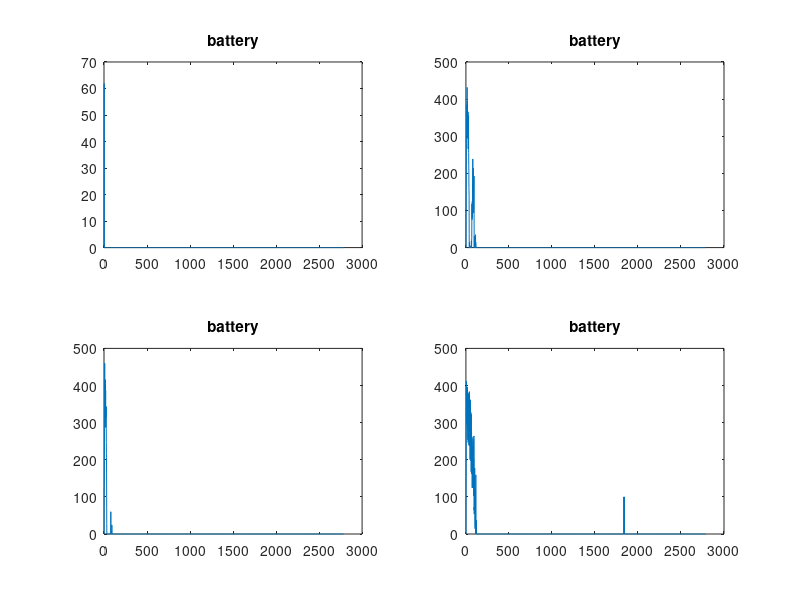
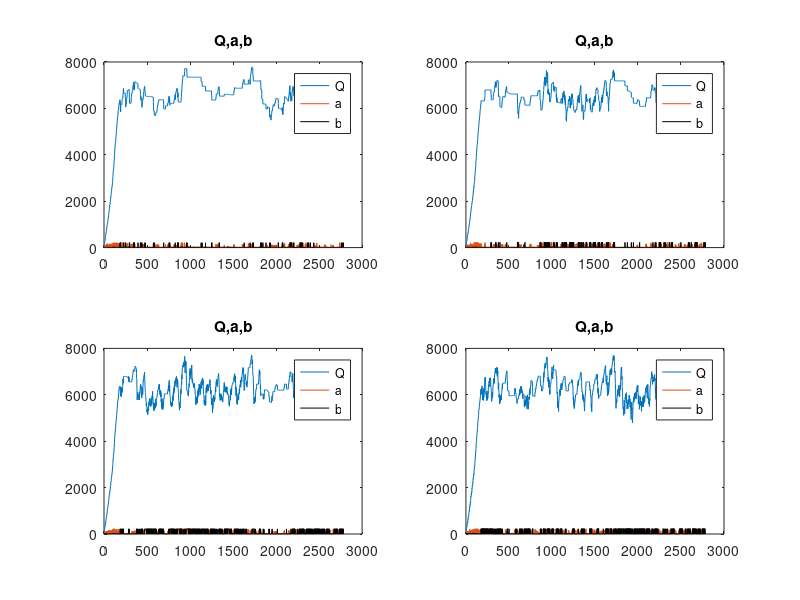
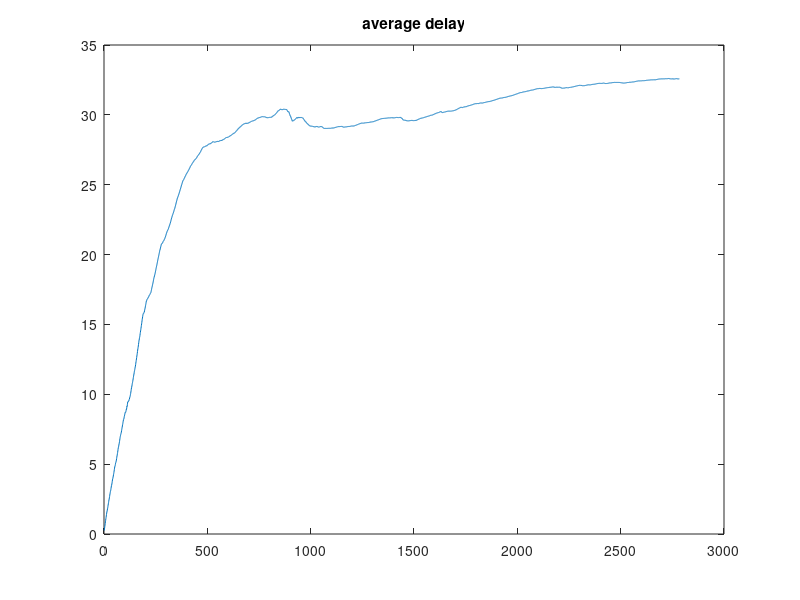
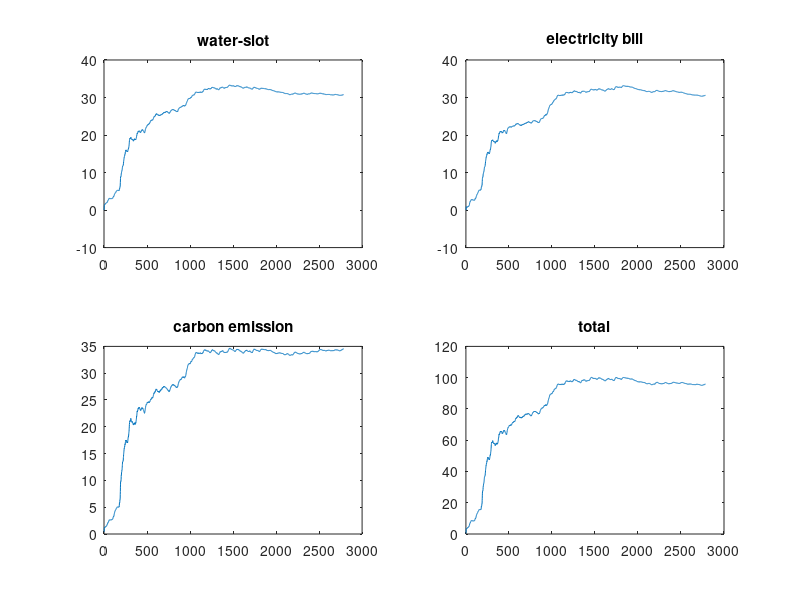

Here is the MATLAB script that generated these plots, in order:
% clc,clear
load ./data/main_ad2_data_Vmax_E1000
b1=data_ad(1:dc,:);              %ai
b2=data_ad(dc+1:2*dc,:);     %bi
b3=data_ad(2*dc+1:3*dc,:); %Di
b4=data_ad(3*dc+1:4*dc,:); %ri
% battery
bat_lya=[zeros(dc,1),b3];
for t=1:tmax
    bat_lya(:,t+1)=bat_lya(:,t+1)+bat_lya(:,t);
end
for d=1:dc
    figure(1)
    subplot(2,2,d)
    plot(bat_lya(d,:))
    title('battery')
%     axis([0 tmax 0 Emax(d)])
hold on
end

%% workload distribution
% a
for d=1:dc
    figure(12)
    subplot(2,2,d)
    plot(b1(d,:))
    title('a')
%     axis([1 tmax 0 bmax(1)])
    hold on
end

% b
for d=1:dc
    figure(12)
    subplot(2,2,d)
    plot(b2(d,:))
    title('b')
    legend('a','b')
%     axis([1 tmax 0 bmax(1)])
end

%% renewable
for d=1:dc
    figure(13)
    subplot(2,2,d)
    plot(b4(d,:))
    title('r')
    hold on
%     axis([1 tmax 0 rmax(1)])
end


%% Q
% data_Qq=[zeros(dc,1) data_Q];
for d=1:dc
    figure(4)
    subplot(2,2,d)
    plot(data_Q(d,:))
    hold on
    plot(b1(d,:))
    hold on
    plot(b2(d,:),'color','k')
    hold on
    title('Q,a,b')
    legend('Q','a','b')
%     axis([0 tmax 0 inf])

end
hold on

%% delay
delay_lya=sum(data_Q);
A_all=A(1:tmax);
for t=1:tmax-1
    delay_lya(t+1)=delay_lya(t+1)+delay_lya(t);
    A_all(t+1)=A_all(t+1)+A_all(t);
end
figure(6)
plot(delay_lya*0.25./A_all)
title('delay')
title('average delay')
hold on

%% cost
p=repmat(alpha,1,tmax).*b2;
G=p.*repmat(PUE,1,tmax)+b3-b4;
%water
figure(7)
subplot(2,2,1)
water=hw*sum(repmat(eps_D,1,tmax).*p+eps_I(:,1:tmax).*G);
avg_cost=water;
for t=1:tmax-1
    avg_cost(t+1)=avg_cost(t+1)+avg_cost(t);
end
avg_cost=avg_cost./[1:tmax];
plot(avg_cost)
title('water-slot')
hold on

%electricity bill
subplot(2,2,2)
elec=sum(c(:,1:tmax).*G);
avg_cost=elec;
for t=1:tmax-1
    avg_cost(t+1)=avg_cost(t+1)+avg_cost(t);
end
avg_cost=avg_cost./[1:tmax];
plot(avg_cost)
title('electricity bill')
hold on

%carbon emission
subplot(2,2,3)
carbon=hu*sum(phi_G(:,1:tmax).*G+repmat(phi_r,1,tmax).*b4);
avg_cost=carbon;
for t=1:tmax-1
    avg_cost(t+1)=avg_cost(t+1)+avg_cost(t);
end
avg_cost=avg_cost./[1:tmax];
plot(avg_cost)
title('carbon emission')
hold on

%total cost
subplot(2,2,4)
avg_cost=elec+water+carbon;
for t=1:tmax-1
    avg_cost(t+1)=avg_cost(t+1)+avg_cost(t);
end
avg_cost=avg_cost./[1:tmax];
plot(avg_cost)
title('total')
hold on

% %% average cost
% avg_cost=total;
% for t=1:tmax-1
%     avg_cost(t+1)=avg_cost(t+1)+avg_cost(t);
% end
% avg_cost=avg_cost./[1:tmax];
% figure(8)
% plot(avg_cost)
% title('average cost')
% hold on



